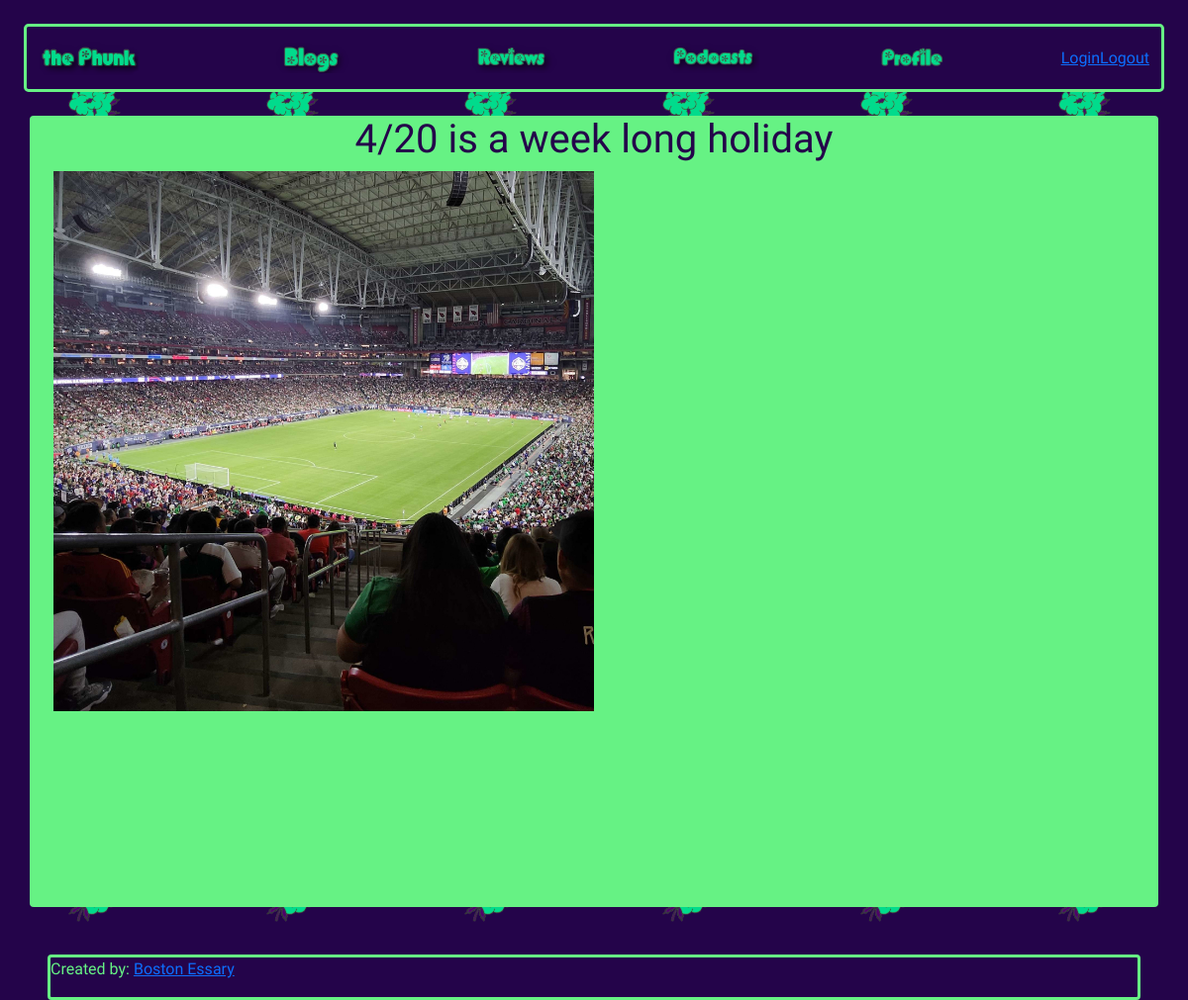
The app's page /blogs/1 with its own data.
### blogs/models.py (models this page shows, shortened)
class Blog(models.Model):
    id = models.AutoField(primary_key=True)
    title = models.CharField(max_length=50)
    body = QuillField()
    img_one = models.FileField(upload_to='review_img_1/%m/%d')
    img_two = models.FileField(upload_to='review_img_2/%m/%d')
    img_three = models.FileField(upload_to='review_img_3/%m/%d')
    pub_date = models.DateTimeField("date published")

### blogs/views.py (the view)
# urls.py: path("<int:pk>", views.DetailView.as_view(), name="detail")
class DetailView(generic.DetailView):
    model = Blog
    template_name = "blogs/detail.html"
    def get_queryset(self):
        return Blog.objects.filter(pub_date__lte=timezone.now())

### blogs/templates/blogs/detail.html (shortened to what this page needs)
{% extends 'main/base.html' %}
{% load static %}
{% block body %}
    <div
    class="container d-flex flex-column
    bg-secondary text-primary rounded mt-4">
    <div class="container d-flex flex-column align-items-center">
        <h1>{{ blog.title }}</h1>
          <div id="text-body">
              <div class="section-1-container">
                <img class="product-image"src="{{MEDIA_URL}}{{blog.img_one}}">
              </div>
          </div>
    </div>
{% endblock body %}

### records on screen
Blog: title "4/20 is a week long holiday", img_one (picture)
